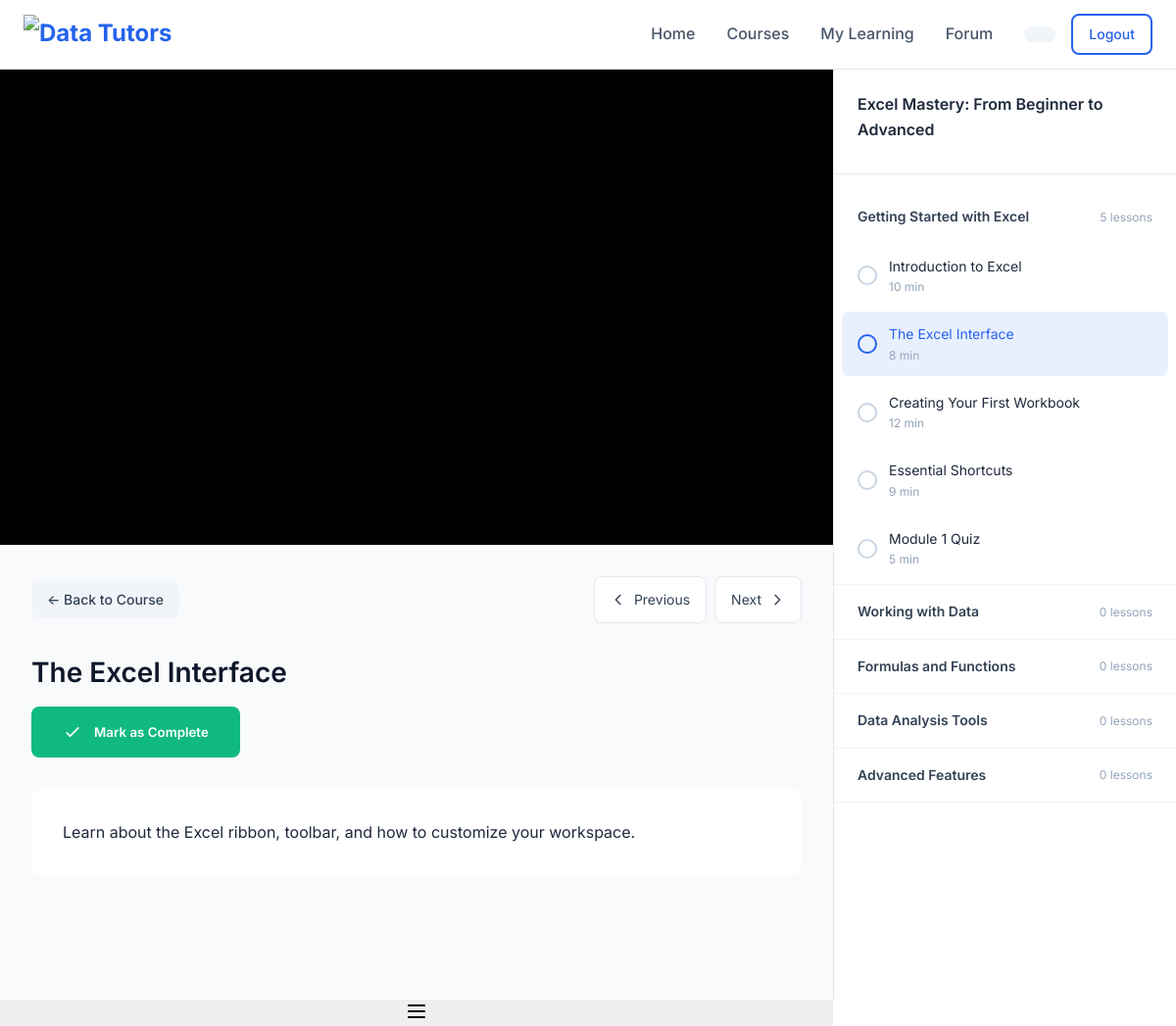
The app's page /course/lesson.php?course_id=1&lesson_id=2 (signed in) with its own data.
### tables this page shows
CREATE TABLE IF NOT EXISTS lessons (
    id INT UNSIGNED AUTO_INCREMENT PRIMARY KEY,
    module_id INT UNSIGNED NOT NULL,
    title VARCHAR(200) NOT NULL,
    slug VARCHAR(200) NOT NULL,
    description TEXT NULL,
    content TEXT NULL,
    video_url VARCHAR(500) NULL,
    video_duration INT UNSIGNED NULL COMMENT 'Duration in seconds',
    order_index INT UNSIGNED DEFAULT 0 NOT NULL,
    is_free TINYINT(1) DEFAULT 0 NOT NULL,
    is_published TINYINT(1) DEFAULT 0 NOT NULL,
    created_at TIMESTAMP DEFAULT CURRENT_TIMESTAMP,
    updated_at TIMESTAMP DEFAULT CURRENT_TIMESTAMP ON UPDATE CURRENT_TIMESTAMP,
    
    FOREIGN KEY (module_id) REFERENCES modules(id) ON DELETE CASCADE,
    INDEX idx_module_id (module_id),
    INDEX idx_order (order_index),
    INDEX idx_slug (slug),
    UNIQUE KEY unique_lesson_slug (module_id, slug)
);

CREATE TABLE IF NOT EXISTS courses (
    id INT UNSIGNED AUTO_INCREMENT PRIMARY KEY,
    title VARCHAR(200) NOT NULL,
    slug VARCHAR(200) NOT NULL UNIQUE,
    description TEXT NOT NULL,
    short_description VARCHAR(500) NULL,
    category ENUM('excel', 'data-analysis', 'automation') NOT NULL,
    level ENUM('beginner', 'intermediate', 'advanced') DEFAULT 'beginner' NOT NULL,
    thumbnail VARCHAR(255) NULL,
    preview_video VARCHAR(255) NULL,
    price DECIMAL(10, 2) DEFAULT 0.00 NOT NULL,
    currency VARCHAR(3) DEFAULT 'USD' NOT NULL,
    duration_hours DECIMAL(5, 2) NULL,
    instructor_id INT UNSIGNED NULL,
    featured TINYINT(1) DEFAULT 0 NOT NULL,
    published TINYINT(1) DEFAULT 0 NOT NULL,
    created_at TIMESTAMP DEFAULT CURRENT_TIMESTAMP,
    updated_at TIMESTAMP DEFAULT CURRENT_TIMESTAMP ON UPDATE CURRENT_TIMESTAMP,
    
    FOREIGN KEY (instructor_id) REFERENCES users(id) ON DELETE SET NULL,
    INDEX idx_category (category),
    INDEX idx_level (level),
    INDEX idx_featured (featured),
    INDEX idx_published (published),
    INDEX idx_slug (slug)
);

CREATE TABLE IF NOT EXISTS modules (
    id INT UNSIGNED AUTO_INCREMENT PRIMARY KEY,
    course_id INT UNSIGNED NOT NULL,
    title VARCHAR(200) NOT NULL,
    description TEXT NULL,
    order_index INT UNSIGNED DEFAULT 0 NOT NULL,
    is_published TINYINT(1) DEFAULT 0 NOT NULL,
    created_at TIMESTAMP DEFAULT CURRENT_TIMESTAMP,
    updated_at TIMESTAMP DEFAULT CURRENT_TIMESTAMP ON UPDATE CURRENT_TIMESTAMP,
    
    FOREIGN KEY (course_id) REFERENCES courses(id) ON DELETE CASCADE,
    INDEX idx_course_id (course_id),
    INDEX idx_order (order_index)
);

### config/database.php (called while the page is built, shortened)
<?php
class DatabaseConnection {
    private static $instance = null;
    private function __construct() {
        try {
            $dsn = "mysql:host=" . DB_HOST . ";dbname=" . DB_NAME . ";charset=" . DB_CHARSET;
            $options = [
                PDO::ATTR_ERRMODE => PDO::ERRMODE_EXCEPTION,
                PDO::ATTR_DEFAULT_FETCH_MODE => PDO::FETCH_ASSOC,
                PDO::ATTR_EMULATE_PREPARES => false
            ];
            $this->pdo = new PDO($dsn, DB_USER, DB_PASS, $options);
        } catch (PDOException $e) {
            die("Database connection failed: " . $e->getMessage());
        }
    }
    public static function getInstance() {
        if (self::$instance === null) {
            self::$instance = new self();
        }
        return self::$instance->pdo;
    }
    public static function query($sql, $params = []) {
        $stmt = self::getInstance()->prepare($sql);
        $stmt->execute($params);
        return $stmt;
    }
    public static function fetch($sql, $params = []) {
        $stmt = self::query($sql, $params);
        return $stmt->fetch();
    }
    public static function fetchAll($sql, $params = []) {
        $stmt = self::query($sql, $params);
        return $stmt->fetchAll();
    }
}
class Course {
    public static function getById($id) {
        return DatabaseConnection::fetch("SELECT * FROM courses WHERE id = ?", [$id]);
    }
    public static function getModules($courseId) {
        return DatabaseConnection::fetchAll("SELECT * FROM modules WHERE course_id = ? AND is_published = 1 ORDER BY order_index", [$courseId]);
    }
}
class Module {
    public static function getById($id) {
        return DatabaseConnection::fetch("SELECT * FROM modules WHERE id = ?", [$id]);
    }
    public static function getLessons($moduleId) {
        return DatabaseConnection::fetchAll("SELECT * FROM lessons WHERE module_id = ? AND is_published = 1 ORDER BY order_index", [$moduleId]);
    }
}
class Lesson {
    public static function getById($id) {
        return DatabaseConnection::fetch("SELECT * FROM lessons WHERE id = ?", [$id]);
    }
    public static function getNext($currentLessonId, $moduleId) {
        return DatabaseConnection::fetch(
            "SELECT * FROM lessons WHERE module_id = ? AND order_index > (SELECT order_index FROM lessons WHERE id = ?) ORDER BY order_index LIMIT 1",
            [$moduleId, $currentLessonId]
        );
    }
    public static function getPrevious($currentLessonId, $moduleId) {
        return DatabaseConnection::fetch(
            "SELECT * FROM lessons WHERE module_id = ? AND order_index < (SELECT order_index FROM lessons WHERE id = ?) ORDER BY order_index DESC LIMIT 1",
            [$moduleId, $currentLessonId]
        );
    }
}
class Progress {
    public static function getLessonProgress($userId, $lessonId) {
        return DatabaseConnection::fetch("SELECT * FROM user_lesson_progress WHERE user_id = ? AND lesson_id = ?", [$userId, $lessonId]);
    }
}

### config/config.php (called while the page is built, shortened)
<?php
function sanitize($input) {
    return htmlspecialchars(trim($input), ENT_QUOTES, 'UTF-8');
}

### course/lesson.php (the view, shortened to what this page needs)
<?php
require_once '../config/config.php';
require_once '../config/database.php';
$courseId = intval($_GET['course_id'] ?? 0);
$lessonId = intval($_GET['lesson_id'] ?? 0);
$course = Course::getById($courseId);
$isEnrolled = Enrollment::isEnrolled($_SESSION['user_id'], $courseId);
if (!$isEnrolled) {
    $lesson = Lesson::getById($lessonId);
}
if ($lessonId > 0) {
    $lesson = Lesson::getById($lessonId);
}
$prevLesson = Lesson::getPrevious($lessonId, $lesson['module_id']);
$nextLesson = Lesson::getNext($lessonId, $lesson['module_id']);
$lessonProgress = Progress::getLessonProgress($_SESSION['user_id'], $lessonId);
$isCompleted = $lessonProgress && $lessonProgress['is_completed'];
$allModules = Course::getModules($courseId);
?>
<!DOCTYPE html>
<html lang="en">
<head>
    <link rel="stylesheet" href="/assets/css/styles.css">
</head>
<body>
    <?php include '../includes/header.php'; ?>
    <div class="lesson-page">
        <div class="lesson-main">
            <?php if ($lesson['video_url']): ?>
                <div class="lesson-video">
                    <?php
                    $videoUrl = $lesson['video_url'];
                    if (strpos($videoUrl, 'youtube.com/watch?v=') !== false) {
                        preg_match('/v=([a-zA-Z0-9_-]+)/', $videoUrl, $matches);
                        if (!empty($matches[1])) {
                            $videoUrl = 'https://www.youtube.com/embed/' . $matches[1];
                        }
                    }
                    ?>
                    <iframe src="<?= sanitize($videoUrl) ?>"
                            title="<?= sanitize($lesson['title']) ?>"
                            allow="accelerometer; autoplay; clipboard-write; encrypted-media; gyroscope; picture-in-picture"
                            allowfullscreen></iframe>
                </div>
            <?php endif; ?>
            <div class="lesson-content-area">
                <div class="lesson-header">
                    <a href="/course/details.php?id=<?= $courseId ?>" class="btn btn-secondary btn-sm">
                        ← Back to Course
                    </a>
                    <div class="lesson-nav">
                        <?php if ($prevLesson): ?>
                            <a href="?course_id=<?= $courseId ?>&lesson_id=<?= $prevLesson['id'] ?>">
                                <svg width="16" height="16" fill="none" stroke="currentColor" viewBox="0 0 24 24"><path stroke-linecap="round" stroke-linejoin="round" stroke-width="2" d="M15 19l-7-7 7-7"/></svg>
                                Previous
                            </a>
                        <?php endif; ?>
                        <?php
                        $canProceed = true;
                        if ($nextLesson && $canProceed): ?>
                            <a href="?course_id=<?= $courseId ?>&lesson_id=<?= $nextLesson['id'] ?>">
                                Next
                                <svg width="16" height="16" fill="none" stroke="currentColor" viewBox="0 0 24 24"><path stroke-linecap="round" stroke-linejoin="round" stroke-width="2" d="M9 5l7 7-7 7"/></svg>
                            </a>
                        <?php endif; ?>
                    </div>
                </div>
                <h1 class="lesson-title"><?= sanitize($lesson['title']) ?></h1>
                <div class="complete-btn-container">
                    <form method="POST">
                        <button type="submit" class="btn-complete <?= $isCompleted ? 'completed' : '' ?>">
                            <?php if ($isCompleted): ?>
                                <svg width="20" height="20" fill="none" stroke="currentColor" viewBox="0 0 24 24"><path stroke-linecap="round" stroke-linejoin="round" stroke-width="2" d="M5 13l4 4L19 7"/></svg>
                                Completed
                            <?php else: ?>
                                <svg width="20" height="20" fill="none" stroke="currentColor" viewBox="0 0 24 24"><path stroke-linecap="round" stroke-linejoin="round" stroke-width="2" d="M5 13l4 4L19 7"/></svg>
                                Mark as Complete
                            <?php endif; ?>
                        </button>
                    </form>
                </div>
                <?php if ($lesson['content']): ?>
                    <div class="lesson-body">
                        <?= $lesson['content'] ?>
                    </div>
                <?php endif; ?>
            </div>
        </div>
        <div class="lesson-sidebar" id="lesson-sidebar">
            <div class="sidebar-header">
                <div class="sidebar-title"><?= sanitize($course['title']) ?></div>
            </div>
            <div class="curriculum-list">
                <?php
                $allLessons = [];
                foreach ($allModules as $module) {
                    $moduleLessons = Module::getLessons($module['id']);
                    foreach ($moduleLessons as $mLesson) {
                        $allLessons[] = $mLesson;
                    }
                }
                usort($allLessons, function($a, $b) {
                    $moduleOrderA = Module::getById($a['module_id'])['order_index'];
                    $moduleOrderB = Module::getById($b['module_id'])['order_index'];
                    if ($moduleOrderA == $moduleOrderB) {
                        return $a['order_index'] - $b['order_index'];
                    }
                    return $moduleOrderA - $moduleOrderB;
                });
                ?>
                <?php foreach ($allModules as $module): ?>
                    <?php $moduleLessons = Module::getLessons($module['id']); ?>
                    <div class="curriculum-module">
                        <div class="curriculum-module-header">
                            <?= sanitize($module['title']) ?>
                            <span style="font-weight: 400; font-size: 0.75rem; color: var(--gray-400);">
                                <?= count($moduleLessons) ?> lessons
                            </span>
                        </div>
                        <div class="curriculum-lessons">
                            <?php foreach ($moduleLessons as $mLesson): ?>
                                <?php
                                $mLessonCompleted = false;
                                $isLocked = false;
                                ?>
                                <a href="?course_id=<?= $courseId ?>&lesson_id=<?= $mLesson['id'] ?>"
                                   class="curriculum-lesson <?= $mLesson['id'] == $lessonId ? 'active' : '' ?> <?= $mLessonCompleted ? 'completed' : '' ?> <?= $isLocked ? 'locked' : '' ?>"
                                   <?= $isLocked ? 'title="You must pass the previous quiz to unlock this lesson"' : '' ?>>
                                    <div class="lesson-status-icon">
                                    </div>
                                    <div class="lesson-info">
                                        <div class="lesson-name"><?= sanitize($mLesson['title']) ?></div>
                                        <?php if ($mLesson['video_duration']): ?>
                                            <div class="lesson-duration"><?= floor($mLesson['video_duration'] / 60) ?> min</div>
                                        <?php endif; ?>
                                    </div>
                                </a>
                            <?php endforeach; ?>
                        </div>
                    </div>
                <?php endforeach; ?>
            </div>
        </div>
        <button class="sidebar-toggle" id="sidebar-toggle" onclick="toggleSidebar()">
            <svg width="24" height="24" fill="none" stroke="currentColor" viewBox="0 0 24 24"><path stroke-linecap="round" stroke-linejoin="round" stroke-width="2" d="M4 6h16M4 12h16M4 18h16"/></svg>
        </button>
    </div>
</body>
</html>

### assets/css/styles.css (style rules this page uses)
:root { --primary: #2563eb; --primary-dark: #1d4ed8; --primary-light: #3b82f6; --secondary: #0f172a; --accent: #06b6d4; --success: #10b981; --warning: #f59e0b; --danger: #ef4444; --gray-50: #f8fafc; --gray-100: #f1f5f9; --gray-200: #e2e8f0; --gray-300: #cbd5e1; --gray-400: #94a3b8; --gray-500: #64748b; --gray-600: #475569; --gray-700: #334155; --gray-800: #1e293b; --gray-900: #0f172a; --white: #ffffff; --shadow-sm: 0 1px 2px 0 rgb(0 0 0 / 0.05); --shadow: 0 1px 3px 0 rgb(0 0 0 / 0.1), 0 1px 2px -1px rgb(0 0 0 / 0.1); --shadow-md: 0 4px 6px -1px rgb(0 0 0 / 0.1), 0 2px 4px -2px rgb(0 0 0 / 0.1); --shadow-lg: 0 10px 15px -3px rgb(0 0 0 / 0.1), 0 4px 6px -4px rgb(0 0 0 / 0.1); --shadow-xl: 0 20px 25px -5px rgb(0 0 0 / 0.1), 0 8px 10px -6px rgb(0 0 0 / 0.1); --radius: 8px; --radius-lg: 12px; --transition: all 0.3s ease; }
*, *::before, *::after { box-sizing: border-box; margin: 0; padding: 0; }
html { scroll-behavior: smooth; -webkit-text-size-adjust: 100%; text-size-adjust: 100%; }
body { font-family: 'Inter', -apple-system, BlinkMacSystemFont, 'Segoe UI', Roboto, sans-serif; font-size: 16px; line-height: 1.6; color: var(--gray-800); background-color: var(--white); min-height: 100vh; }
a { text-decoration: none; color: inherit; transition: var(--transition); }
button { cursor: pointer; border: none; font-family: inherit; }
h1, h2, h3, h4, h5, h6 { font-weight: 600; line-height: 1.3; color: var(--gray-900); }
h1 { font-size: 2.5rem; }
.btn { display: inline-flex; align-items: center; justify-content: center; gap: 0.5rem; padding: 0.75rem 1.5rem; font-size: 0.9375rem; font-weight: 500; border-radius: var(--radius); transition: var(--transition); white-space: nowrap; }
.btn-secondary { background: var(--gray-100); color: var(--gray-700); }
.btn-sm { padding: 0.5rem 1rem; font-size: 0.875rem; }

### records on screen
lessons: title "The Excel Interface", content "Learn about the Excel ribbon, toolbar, and how to customize your workspace.", floor($mLesson['video_duration']/60) "8"
courses: title "Excel Mastery: From Beginner to Advanced"
modules: title "Getting Started with Excel", count($moduleLessons) "5"
lessons: title "Introduction to Excel", floor($mLesson['video_duration']/60) "10"
lessons: title "Creating Your First Workbook", floor($mLesson['video_duration']/60) "12"
lessons: title "Essential Shortcuts", floor($mLesson['video_duration']/60) "9"
lessons: title "Module 1 Quiz", floor($mLesson['video_duration']/60) "5"
modules: title "Working with Data", count($moduleLessons) "0"
modules: title "Formulas and Functions", count($moduleLessons) "0"
modules: title "Data Analysis Tools", count($moduleLessons) "0"
modules: title "Advanced Features", count($moduleLessons) "0"
